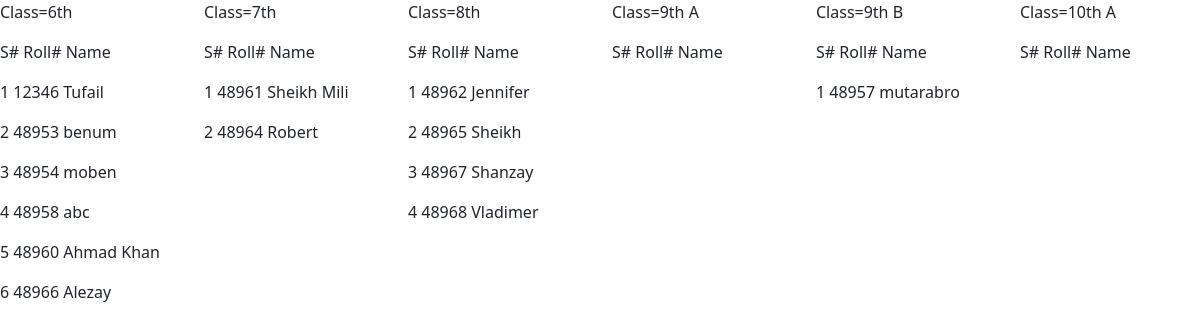
Before: /seating_plan_A.php with the older database file.
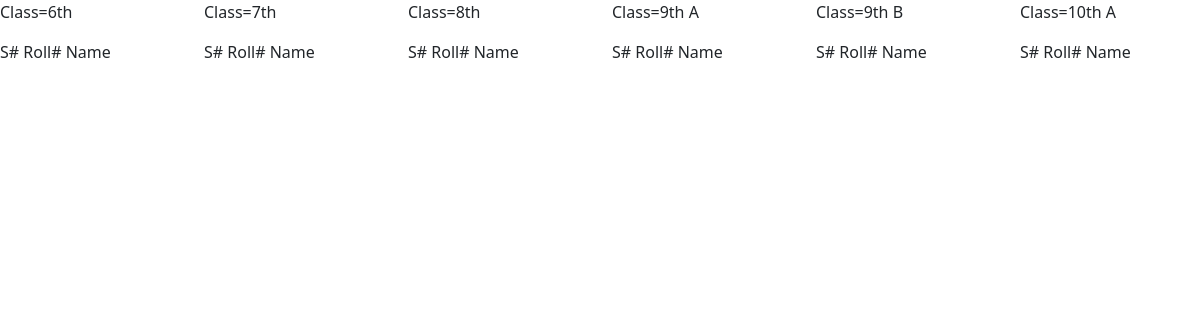
After: the same page with the newer database file.
### tables this page shows
CREATE TABLE `students_info` (
  `Roll_No` int(11) NOT NULL,
  `Name` varchar(30) NOT NULL,
  `FName` varchar(30) NOT NULL,
  `Gender` enum('Male','Female') NOT NULL DEFAULT 'Male',
  `Dob` date DEFAULT NULL,
  `Mobile_No` varchar(12) NOT NULL DEFAULT '03',
  `Admission_Date` date DEFAULT NULL,
  `Admission_No` int(6) DEFAULT NULL,
  `Admission_No_High` int(6) DEFAULT 0,
  `Father_Cnic` varchar(15) DEFAULT NULL,
  `Student_Form_B` varchar(15) DEFAULT NULL,
  `School` varchar(30) NOT NULL DEFAULT 'GHSS CHITOR',
  `Class` enum('5th','6th A','6th B','7th','8th A','8th B','8th','10th A','10th B','9th A','9th B','6th','7th A','7th B','4th','11th','8th C','8th M','8th S','7th F','6th F','6th P','5th K','5th C') NOT NULL,
  `Class_Position` varchar(20) DEFAULT NULL,
  `Status` int(11) NOT NULL DEFAULT 1,
  `Class_No` int(3) DEFAULT NULL,
  `Graduation_Year` year(4) NOT NULL DEFAULT 0000,
  `Address` varchar(250) NOT NULL
);

### config.php (called while the page is built, shortened)
<?php
require_once 'sand_box.php';
if (isset($_SESSION['user'])) {
    $account_id=$_SESSION['user'];
    $account_id=Validate_input($account_id);
} else {
    $guest=Select_Single_Column_Array_data(
        "Id", "employees", "Name", "'Guest'"
    );
     $account_id=$guest[0];
}
$selected_school_id_array=Select_Single_Column_Array_data(
    "Selected_School_Id", "setting", "User_Id", "$account_id"
);
 $selected_school_id=$selected_school_id_array[0];
$school_names=Select_Single_Column_Array_data(
    "Name", "schools", "Id", "$selected_school_id"
);
 $SCHOOL_NAME = $school_names[0];
?>

### seating_plan_A.php (the view, shortened to what this page needs)
<?php
require_once 'sand_box.php';
$link=$LINK;
?>
</head>
<body>
<div class="row">
    <div class="col-md-2">
        <?php
        $q="SELECT Roll_No,Name from Students_Info WHERE Status=1 AND Class='6th' AND School='$SCHOOL_NAME'";
        $exe=mysqli_query($link, $q);
        $i=1;
        echo "<p>Class=6th</p>";
        echo '<p>S#  Roll# Name</p>';
        while($exer=mysqli_fetch_assoc($exe)) {
            echo "<p>". $i ." ".$exer['Roll_No'] ." ".$exer['Name']." "."</p>";
            $i++;
        }
        ?>
    </div>
    <div class="col-md-2">
    <?php
        $q="SELECT Roll_No,Name from Students_Info WHERE Status=1 AND Class='7th' AND School='$SCHOOL_NAME'";
        $exe=mysqli_query($link, $q);
        $i=1;
        echo "<p>Class=7th</p>";
        echo '<p>S#  Roll# Name</p>';
    while($exer=mysqli_fetch_assoc($exe)) {
        echo "<p>". $i ." ".$exer['Roll_No'] ." ".$exer['Name']." "."</p>";
        $i++;
    }
    ?>
</div>
<div class="col-md-2">
<?php
$q="SELECT Roll_No,Name from Students_Info WHERE Status=1 AND Class='8th' AND School='$SCHOOL_NAME'";
        $exe=mysqli_query($link, $q);
        $i=1;
        echo "<p>Class=8th</p>";
        echo '<p>S#  Roll# Name</p>';
while($exer=mysqli_fetch_assoc($exe)) {
    echo "<p>". $i ." ".$exer['Roll_No'] ." ".$exer['Name']." "."</p>";
    $i++;
}
?>
</div>
<div class="col-md-2">
<?php
        echo "<p>Class=9th A</p>";
        echo '<p>S#  Roll# Name</p>';
?>
</div>
<div class="col-md-2">
<?php
$q="SELECT Roll_No,Name from Students_Info WHERE Status=1 AND Class='9th B' AND School='$SCHOOL_NAME'";
        $exe=mysqli_query($link, $q);
        $i=1;
        echo "<p>Class=9th B</p>";
        echo '<p>S#  Roll# Name</p>';
while($exer=mysqli_fetch_assoc($exe)) {
    echo "<p>". $i ." ".$exer['Roll_No'] ." ".$exer['Name']." "."</p>";
    $i++;
}
?>
</div>
<div class="col-md-2">
<?php
        echo "<p>Class=10th A</p>";
        echo '<p>S#  Roll# Name</p>';
?>
</div>
</div>

Changed rows visible on the page:
removed students_info: Roll_No "12346", Name "Tufail"
removed students_info: Roll_No "48953", Name "benum"
removed students_info: Roll_No "48954", Name "moben"
removed students_info: Roll_No "48958", Name "abc"
removed students_info: Roll_No "48960", Name "Ahmad Khan"
removed students_info: Roll_No "48966", Name "Alezay"
removed students_info: Roll_No "48961", Name "Sheikh Mili"
removed students_info: Roll_No "48964", Name "Robert"
removed students_info: Roll_No "48962", Name "Jennifer"
removed students_info: Roll_No "48965", Name "Sheikh"
removed students_info: Roll_No "48967", Name "Shanzay"
removed students_info: Roll_No "48968", Name "Vladimer"
removed students_info: Roll_No "48957", Name "mutarabro"
